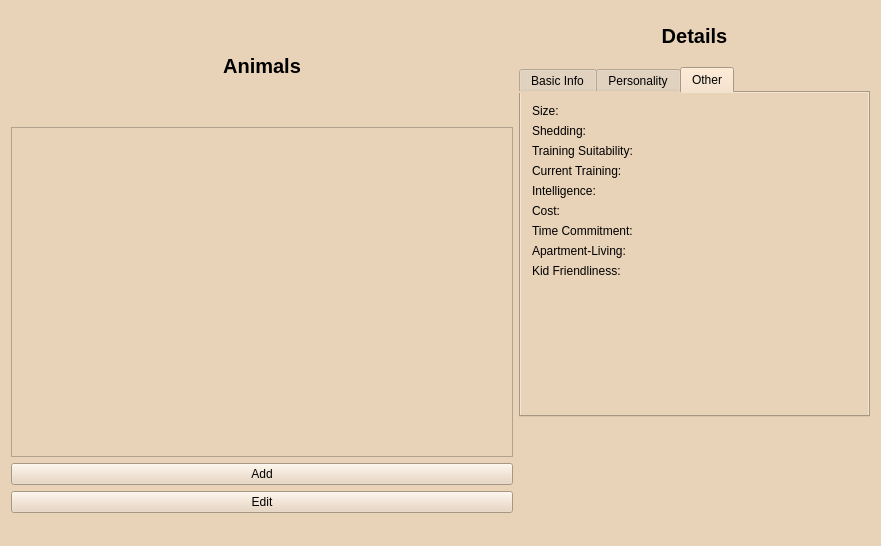
<?xml version="1.0" encoding="UTF-8"?>
<ui version="4.0">
 <class>ManageAnimalsView</class>
 <widget class="QMainWindow" name="ManageAnimalsView">
  <property name="geometry">
   <rect>
    <x>0</x>
    <y>0</y>
    <width>881</width>
    <height>546</height>
   </rect>
  </property>
  <property name="sizePolicy">
   <sizepolicy hsizetype="Fixed" vsizetype="Fixed">
    <horstretch>0</horstretch>
    <verstretch>0</verstretch>
   </sizepolicy>
  </property>
  <property name="maximumSize">
   <size>
    <width>881</width>
    <height>546</height>
   </size>
  </property>
  <property name="windowTitle">
   <string>MainWindow</string>
  </property>
  <property name="layoutDirection">
   <enum>Qt::LeftToRight</enum>
  </property>
  <property name="styleSheet">
   <string notr="true">background-color: rgb(232, 210, 184);
font: 10pt &quot;URW Gothic L&quot;;</string>
  </property>
  <property name="toolButtonStyle">
   <enum>Qt::ToolButtonIconOnly</enum>
  </property>
  <property name="tabShape">
   <enum>QTabWidget::Triangular</enum>
  </property>
  <widget class="QWidget" name="centralWidget">
   <layout class="QHBoxLayout" name="horizontalLayout">
    <item>
     <layout class="QVBoxLayout" name="leftLayout" stretch="0,0,0,0">
      <property name="spacing">
       <number>6</number>
      </property>
      <property name="sizeConstraint">
       <enum>QLayout::SetFixedSize</enum>
      </property>
      <item alignment="Qt::AlignHCenter">
       <widget class="QLabel" name="animalTitleLabel">
        <property name="sizePolicy">
         <sizepolicy hsizetype="Preferred" vsizetype="Preferred">
          <horstretch>0</horstretch>
          <verstretch>0</verstretch>
         </sizepolicy>
        </property>
        <property name="minimumSize">
         <size>
          <width>0</width>
          <height>50</height>
         </size>
        </property>
        <property name="maximumSize">
         <size>
          <width>250</width>
          <height>16777215</height>
         </size>
        </property>
        <property name="font">
         <font>
          <family>Noto Sans Devanagari UI</family>
          <pointsize>15</pointsize>
          <weight>75</weight>
          <italic>false</italic>
          <bold>true</bold>
         </font>
        </property>
        <property name="layoutDirection">
         <enum>Qt::LeftToRight</enum>
        </property>
        <property name="autoFillBackground">
         <bool>false</bool>
        </property>
        <property name="styleSheet">
         <string notr="true">font: 75 15pt &quot;Noto Sans Devanagari UI&quot;;
font: bold</string>
        </property>
        <property name="text">
         <string>Animals</string>
        </property>
        <property name="alignment">
         <set>Qt::AlignCenter</set>
        </property>
       </widget>
      </item>
      <item>
       <widget class="QTableView" name="animalTableView">
        <property name="enabled">
         <bool>true</bool>
        </property>
        <property name="sizePolicy">
         <sizepolicy hsizetype="Fixed" vsizetype="Fixed">
          <horstretch>0</horstretch>
          <verstretch>0</verstretch>
         </sizepolicy>
        </property>
        <property name="minimumSize">
         <size>
          <width>502</width>
          <height>330</height>
         </size>
        </property>
        <property name="maximumSize">
         <size>
          <width>516</width>
          <height>330</height>
         </size>
        </property>
        <property name="verticalScrollBarPolicy">
         <enum>Qt::ScrollBarAsNeeded</enum>
        </property>
        <property name="horizontalScrollBarPolicy">
         <enum>Qt::ScrollBarAlwaysOff</enum>
        </property>
        <property name="sizeAdjustPolicy">
         <enum>QAbstractScrollArea::AdjustToContents</enum>
        </property>
        <property name="autoScroll">
         <bool>true</bool>
        </property>
       </widget>
      </item>
      <item>
       <widget class="QPushButton" name="addButton">
        <property name="text">
         <string>Add</string>
        </property>
       </widget>
      </item>
      <item>
       <widget class="QPushButton" name="editButton">
        <property name="text">
         <string>Edit</string>
        </property>
       </widget>
      </item>
     </layout>
    </item>
    <item>
     <layout class="QVBoxLayout" name="rightLayout">
      <property name="sizeConstraint">
       <enum>QLayout::SetFixedSize</enum>
      </property>
      <item>
       <widget class="QLabel" name="titleDetailsLabel">
        <property name="minimumSize">
         <size>
          <width>0</width>
          <height>50</height>
         </size>
        </property>
        <property name="font">
         <font>
          <family>Noto Sans Devanagari UI</family>
          <pointsize>15</pointsize>
          <weight>75</weight>
          <italic>false</italic>
          <bold>true</bold>
         </font>
        </property>
        <property name="styleSheet">
         <string notr="true">font: 75 15pt &quot;Noto Sans Devanagari UI&quot;;
font: bold</string>
        </property>
        <property name="text">
         <string>Details</string>
        </property>
        <property name="alignment">
         <set>Qt::AlignCenter</set>
        </property>
       </widget>
      </item>
      <item>
       <widget class="QTabWidget" name="tabWidget">
        <property name="sizePolicy">
         <sizepolicy hsizetype="MinimumExpanding" vsizetype="Expanding">
          <horstretch>0</horstretch>
          <verstretch>0</verstretch>
         </sizepolicy>
        </property>
        <property name="minimumSize">
         <size>
          <width>200</width>
          <height>350</height>
         </size>
        </property>
        <property name="maximumSize">
         <size>
          <width>16777215</width>
          <height>400</height>
         </size>
        </property>
        <property name="tabShape">
         <enum>QTabWidget::Rounded</enum>
        </property>
        <property name="currentIndex">
         <number>2</number>
        </property>
        <widget class="QWidget" name="basicInfo">
         <attribute name="title">
          <string>Basic Info</string>
         </attribute>
         <widget class="QWidget" name="layoutWidget">
          <property name="geometry">
           <rect>
            <x>0</x>
            <y>0</y>
            <width>351</width>
            <height>231</height>
           </rect>
          </property>
          <layout class="QFormLayout" name="animalDetailsLayout">
           <property name="sizeConstraint">
            <enum>QLayout::SetMinimumSize</enum>
           </property>
           <property name="fieldGrowthPolicy">
            <enum>QFormLayout::FieldsStayAtSizeHint</enum>
           </property>
           <property name="horizontalSpacing">
            <number>10</number>
           </property>
           <property name="leftMargin">
            <number>0</number>
           </property>
           <item row="0" column="0">
            <widget class="QLabel" name="idLabel">
             <property name="text">
              <string>ID: </string>
             </property>
            </widget>
           </item>
           <item row="0" column="1">
            <widget class="QLabel" name="displayID">
             <property name="text">
              <string/>
             </property>
            </widget>
           </item>
           <item row="1" column="0">
            <widget class="QLabel" name="nameLabel">
             <property name="text">
              <string>Name: </string>
             </property>
            </widget>
           </item>
           <item row="1" column="1">
            <widget class="QLabel" name="displayName">
             <property name="text">
              <string/>
             </property>
            </widget>
           </item>
           <item row="2" column="0">
            <widget class="QLabel" name="ageLabel">
             <property name="text">
              <string>Age: </string>
             </property>
            </widget>
           </item>
           <item row="2" column="1">
            <widget class="QLabel" name="displayAge">
             <property name="text">
              <string/>
             </property>
            </widget>
           </item>
           <item row="3" column="0">
            <widget class="QLabel" name="genderLabel">
             <property name="text">
              <string>Gender: </string>
             </property>
            </widget>
           </item>
           <item row="3" column="1">
            <widget class="QLabel" name="displayGender">
             <property name="text">
              <string/>
             </property>
            </widget>
           </item>
           <item row="5" column="0">
            <widget class="QLabel" name="typeLabel">
             <property name="text">
              <string>Type: </string>
             </property>
            </widget>
           </item>
           <item row="5" column="1">
            <widget class="QLabel" name="displayType">
             <property name="text">
              <string/>
             </property>
            </widget>
           </item>
          </layout>
         </widget>
        </widget>
        <widget class="QWidget" name="tab_2">
         <attribute name="title">
          <string>Personality</string>
         </attribute>
         <widget class="QWidget" name="formLayoutWidget">
          <property name="geometry">
           <rect>
            <x>0</x>
            <y>0</y>
            <width>351</width>
            <height>311</height>
           </rect>
          </property>
          <layout class="QFormLayout" name="formLayout_12">
           <item row="0" column="0">
            <widget class="QLabel" name="timidityLabel">
             <property name="text">
              <string>Timidity:</string>
             </property>
            </widget>
           </item>
           <item row="1" column="0">
            <widget class="QLabel" name="sociabilityLabel">
             <property name="text">
              <string>Sociability:</string>
             </property>
            </widget>
           </item>
           <item row="2" column="0">
            <widget class="QLabel" name="aggressionLabel">
             <property name="text">
              <string>Aggression:</string>
             </property>
            </widget>
           </item>
           <item row="3" column="0">
            <widget class="QLabel" name="obedienceLabel">
             <property name="text">
              <string>Obedience:</string>
             </property>
            </widget>
           </item>
           <item row="4" column="0">
            <widget class="QLabel" name="loyaltyLabel">
             <property name="text">
              <string>Loyalty:</string>
             </property>
            </widget>
           </item>
           <item row="5" column="0">
            <widget class="QLabel" name="affectionLabel">
             <property name="text">
              <string>Affection:</string>
             </property>
            </widget>
           </item>
           <item row="6" column="0">
            <widget class="QLabel" name="activityLabel">
             <property name="text">
              <string>Activity:</string>
             </property>
            </widget>
           </item>
           <item row="7" column="0">
            <widget class="QLabel" name="excitabilityLabel">
             <property name="text">
              <string>Excitability:</string>
             </property>
            </widget>
           </item>
           <item row="8" column="0">
            <widget class="QLabel" name="expressivenessLabel">
             <property name="text">
              <string>Expressiveness:</string>
             </property>
            </widget>
           </item>
           <item row="0" column="1">
            <widget class="QLabel" name="displayTimidity">
             <property name="text">
              <string/>
             </property>
            </widget>
           </item>
           <item row="1" column="1">
            <widget class="QLabel" name="displaySociability">
             <property name="text">
              <string/>
             </property>
            </widget>
           </item>
           <item row="2" column="1">
            <widget class="QLabel" name="displayAggression">
             <property name="text">
              <string/>
             </property>
            </widget>
           </item>
           <item row="3" column="1">
            <widget class="QLabel" name="displayObedience">
             <property name="text">
              <string/>
             </property>
            </widget>
           </item>
           <item row="4" column="1">
            <widget class="QLabel" name="displayLoyalty">
             <property name="text">
              <string/>
             </property>
            </widget>
           </item>
           <item row="5" column="1">
            <widget class="QLabel" name="displayAffection">
             <property name="text">
              <string/>
             </property>
            </widget>
           </item>
           <item row="6" column="1">
            <widget class="QLabel" name="displayActivity">
             <property name="text">
              <string/>
             </property>
            </widget>
           </item>
           <item row="7" column="1">
            <widget class="QLabel" name="displayExcitability">
             <property name="text">
              <string/>
             </property>
            </widget>
           </item>
           <item row="8" column="1">
            <widget class="QLabel" name="displayExpressiveness">
             <property name="text">
              <string/>
             </property>
            </widget>
           </item>
          </layout>
         </widget>
        </widget>
        <widget class="QWidget" name="tab">
         <attribute name="title">
          <string>Other</string>
         </attribute>
         <widget class="QWidget" name="formLayoutWidget_2">
          <property name="geometry">
           <rect>
            <x>0</x>
            <y>0</y>
            <width>341</width>
            <height>311</height>
           </rect>
          </property>
          <layout class="QFormLayout" name="formLayout_13">
           <item row="0" column="0">
            <widget class="QLabel" name="sizeLabel">
             <property name="text">
              <string>Size:</string>
             </property>
            </widget>
           </item>
           <item row="1" column="0">
            <widget class="QLabel" name="sheddingLabel">
             <property name="text">
              <string>Shedding:</string>
             </property>
            </widget>
           </item>
           <item row="2" column="0">
            <widget class="QLabel" name="trainingSuitabilityLabel">
             <property name="text">
              <string>Training Suitability:</string>
             </property>
            </widget>
           </item>
           <item row="3" column="0">
            <widget class="QLabel" name="currTrainingLabel">
             <property name="text">
              <string>Current Training:</string>
             </property>
            </widget>
           </item>
           <item row="4" column="0">
            <widget class="QLabel" name="intelligenceLabel">
             <property name="text">
              <string>Intelligence:</string>
             </property>
            </widget>
           </item>
           <item row="5" column="0">
            <widget class="QLabel" name="costLabel">
             <property name="text">
              <string>Cost:</string>
             </property>
            </widget>
           </item>
           <item row="6" column="0">
            <widget class="QLabel" name="timeLabel">
             <property name="text">
              <string>Time Commitment:</string>
             </property>
            </widget>
           </item>
           <item row="7" column="0">
            <widget class="QLabel" name="label_16">
             <property name="text">
              <string>Apartment-Living:</string>
             </property>
            </widget>
           </item>
           <item row="8" column="0">
            <widget class="QLabel" name="label_17">
             <property name="text">
              <string>Kid Friendliness:</string>
             </property>
            </widget>
           </item>
           <item row="0" column="1">
            <widget class="QLabel" name="displaySize">
             <property name="text">
              <string/>
             </property>
            </widget>
           </item>
           <item row="1" column="1">
            <widget class="QLabel" name="displayShedding">
             <property name="text">
              <string/>
             </property>
            </widget>
           </item>
           <item row="2" column="1">
            <widget class="QLabel" name="displayTrainingSuitability">
             <property name="text">
              <string/>
             </property>
            </widget>
           </item>
           <item row="3" column="1">
            <widget class="QLabel" name="displayCurrTraining">
             <property name="text">
              <string/>
             </property>
            </widget>
           </item>
           <item row="4" column="1">
            <widget class="QLabel" name="displayIntelligence">
             <property name="text">
              <string/>
             </property>
            </widget>
           </item>
           <item row="5" column="1">
            <widget class="QLabel" name="displayCost">
             <property name="text">
              <string/>
             </property>
            </widget>
           </item>
           <item row="6" column="1">
            <widget class="QLabel" name="displayTime">
             <property name="text">
              <string/>
             </property>
            </widget>
           </item>
           <item row="7" column="1">
            <widget class="QLabel" name="displayAptCompatibility">
             <property name="text">
              <string/>
             </property>
            </widget>
           </item>
           <item row="8" column="1">
            <widget class="QLabel" name="displayKidFriendliness">
             <property name="text">
              <string/>
             </property>
            </widget>
           </item>
          </layout>
         </widget>
        </widget>
       </widget>
      </item>
      <item>
       <spacer name="verticalSpacer_2">
        <property name="orientation">
         <enum>Qt::Vertical</enum>
        </property>
        <property name="sizeHint" stdset="0">
         <size>
          <width>20</width>
          <height>40</height>
         </size>
        </property>
       </spacer>
      </item>
      <item>
       <spacer name="horizontalSpacer">
        <property name="orientation">
         <enum>Qt::Horizontal</enum>
        </property>
        <property name="sizeType">
         <enum>QSizePolicy::Minimum</enum>
        </property>
        <property name="sizeHint" stdset="0">
         <size>
          <width>180</width>
          <height>20</height>
         </size>
        </property>
       </spacer>
      </item>
     </layout>
    </item>
   </layout>
  </widget>
  <widget class="QStatusBar" name="statusBar"/>
 </widget>
 <layoutdefault spacing="6" margin="11"/>
 <resources/>
 <connections/>
</ui>
